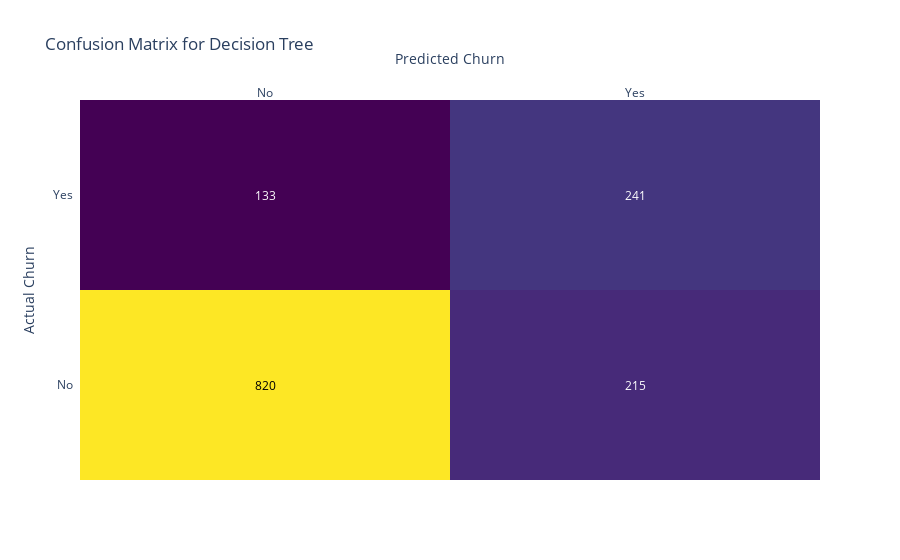
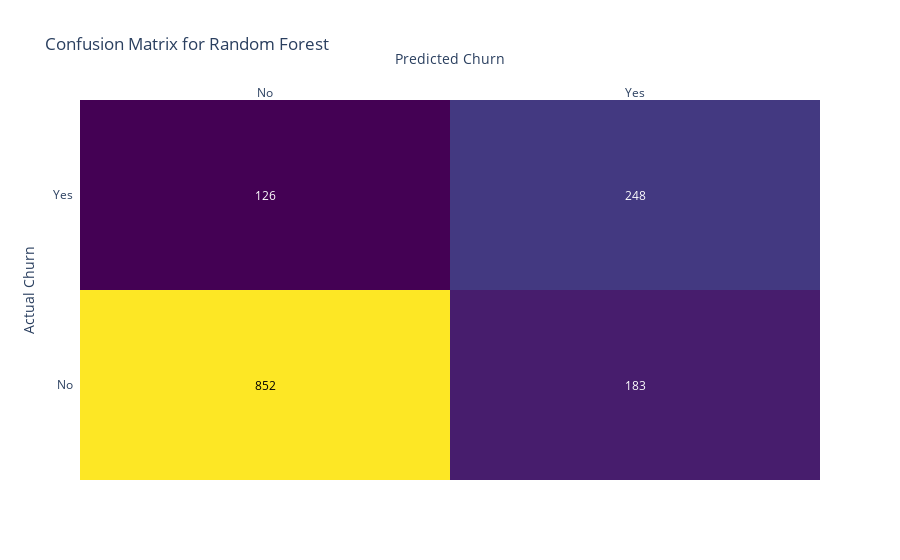
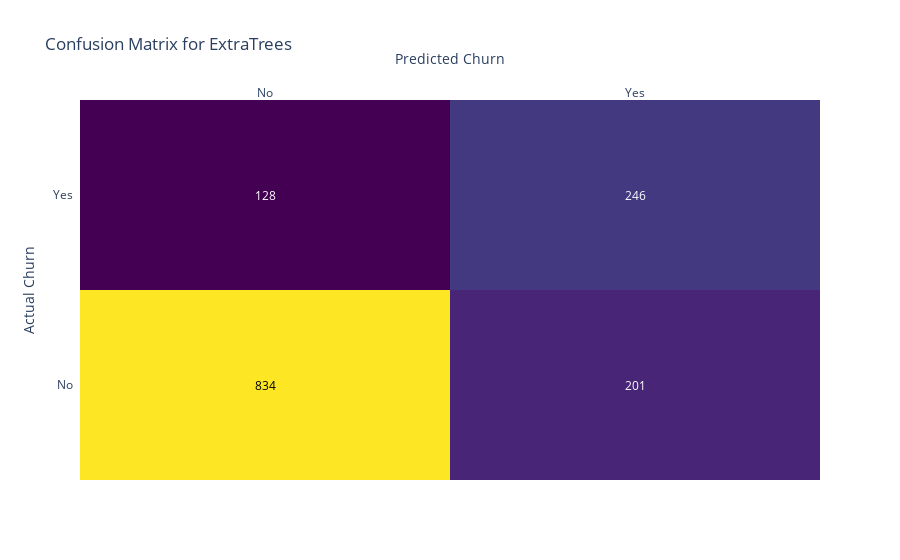
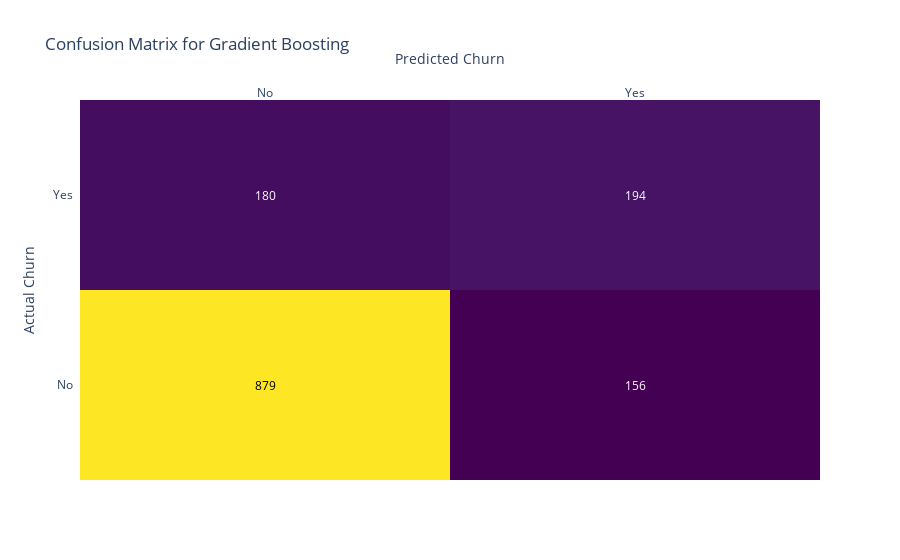

Notebook code cell kept with these figures, in order:
### Markdown cell above
# Evaluasi Model

### Code cell
import plotly.figure_factory as ff
from sklearn.metrics import roc_curve, auc, confusion_matrix

# Include your classifier instances and data splitting as before

classifiers = [
    ("Decision Tree", best_dt_model),
    ("Random Forest", best_rf_model),
    ("ExtraTrees", best_et_model),
    ("Gradient Boosting", best_gb_model),
    ("XGBoost", best_xgb_model),
    ("CatBoost", best_cat_model)
]

for classifier_name, classifier in classifiers:
    # Confusion Matrix
    y_pred = classifier.predict(X_test)
    cm = confusion_matrix(le.inverse_transform(y_test), le.inverse_transform(y_pred))

    fig = ff.create_annotated_heatmap(
        z=cm,
        x=["{}".format(label) for label in le.classes_],
        y=["{}".format(label) for label in le.classes_],
        colorscale="Viridis",
    )

    fig.update_layout(
        title="Confusion Matrix for {}".format(classifier_name),
        xaxis_title="Predicted Churn",
        yaxis_title="Actual Churn",
    )

    fig.show()

### Figure 1 — Plotly figure (JSON) as saved in the notebook; plotly's stock layout.template omitted (floating-point values rounded to 4 significant figures)
{"data": [{"colorscale": [[0, "#440154"], [0.1111, "#482878"], [0.2222, "#3e4989"], [0.3333, "#31688e"], [0.4444, "#26828e"], [0.5556, "#1f9e89"], [0.6667, "#35b779"], [0.7778, "#6ece58"], [0.8889, "#b5de2b"], [1, "#fde725"]], "reversescale": false, "showscale": false, "type": "heatmap", "x": ["No", "Yes"], "y": ["No", "Yes"], "z": [[820, 215], [133, 241]]}], "layout": {"annotations": [{"font": {"color": "#000000"}, "showarrow": false, "text": "820", "x": "No", "xref": "x", "y": "No", "yref": "y"}, {"font": {"color": "#FFFFFF"}, "showarrow": false, "text": "215", "x": "Yes", "xref": "x", "y": "No", "yref": "y"}, {"font": {"color": "#FFFFFF"}, "showarrow": false, "text": "133", "x": "No", "xref": "x", "y": "Yes", "yref": "y"}, {"font": {"color": "#FFFFFF"}, "showarrow": false, "text": "241", "x": "Yes", "xref": "x", "y": "Yes", "yref": "y"}], "title": {"text": "Confusion Matrix for Decision Tree"}, "xaxis": {"dtick": 1, "gridcolor": "rgb(0, 0, 0)", "side": "top", "ticks": "", "title": {"text": "Predicted Churn"}}, "yaxis": {"dtick": 1, "ticks": "", "ticksuffix": "  ", "title": {"text": "Actual Churn"}}}}

### Figure 2 — Plotly figure (JSON) as saved in the notebook; plotly's stock layout.template omitted (floating-point values rounded to 4 significant figures)
{"data": [{"colorscale": [[0, "#440154"], [0.1111, "#482878"], [0.2222, "#3e4989"], [0.3333, "#31688e"], [0.4444, "#26828e"], [0.5556, "#1f9e89"], [0.6667, "#35b779"], [0.7778, "#6ece58"], [0.8889, "#b5de2b"], [1, "#fde725"]], "reversescale": false, "showscale": false, "type": "heatmap", "x": ["No", "Yes"], "y": ["No", "Yes"], "z": [[852, 183], [126, 248]]}], "layout": {"annotations": [{"font": {"color": "#000000"}, "showarrow": false, "text": "852", "x": "No", "xref": "x", "y": "No", "yref": "y"}, {"font": {"color": "#FFFFFF"}, "showarrow": false, "text": "183", "x": "Yes", "xref": "x", "y": "No", "yref": "y"}, {"font": {"color": "#FFFFFF"}, "showarrow": false, "text": "126", "x": "No", "xref": "x", "y": "Yes", "yref": "y"}, {"font": {"color": "#FFFFFF"}, "showarrow": false, "text": "248", "x": "Yes", "xref": "x", "y": "Yes", "yref": "y"}], "title": {"text": "Confusion Matrix for Random Forest"}, "xaxis": {"dtick": 1, "gridcolor": "rgb(0, 0, 0)", "side": "top", "ticks": "", "title": {"text": "Predicted Churn"}}, "yaxis": {"dtick": 1, "ticks": "", "ticksuffix": "  ", "title": {"text": "Actual Churn"}}}}

### Figure 3 — Plotly figure (JSON) as saved in the notebook; plotly's stock layout.template omitted (floating-point values rounded to 4 significant figures)
{"data": [{"colorscale": [[0, "#440154"], [0.1111, "#482878"], [0.2222, "#3e4989"], [0.3333, "#31688e"], [0.4444, "#26828e"], [0.5556, "#1f9e89"], [0.6667, "#35b779"], [0.7778, "#6ece58"], [0.8889, "#b5de2b"], [1, "#fde725"]], "reversescale": false, "showscale": false, "type": "heatmap", "x": ["No", "Yes"], "y": ["No", "Yes"], "z": [[834, 201], [128, 246]]}], "layout": {"annotations": [{"font": {"color": "#000000"}, "showarrow": false, "text": "834", "x": "No", "xref": "x", "y": "No", "yref": "y"}, {"font": {"color": "#FFFFFF"}, "showarrow": false, "text": "201", "x": "Yes", "xref": "x", "y": "No", "yref": "y"}, {"font": {"color": "#FFFFFF"}, "showarrow": false, "text": "128", "x": "No", "xref": "x", "y": "Yes", "yref": "y"}, {"font": {"color": "#FFFFFF"}, "showarrow": false, "text": "246", "x": "Yes", "xref": "x", "y": "Yes", "yref": "y"}], "title": {"text": "Confusion Matrix for ExtraTrees"}, "xaxis": {"dtick": 1, "gridcolor": "rgb(0, 0, 0)", "side": "top", "ticks": "", "title": {"text": "Predicted Churn"}}, "yaxis": {"dtick": 1, "ticks": "", "ticksuffix": "  ", "title": {"text": "Actual Churn"}}}}

### Figure 4 — Plotly figure (JSON) as saved in the notebook; plotly's stock layout.template omitted (floating-point values rounded to 4 significant figures)
{"data": [{"colorscale": [[0, "#440154"], [0.1111, "#482878"], [0.2222, "#3e4989"], [0.3333, "#31688e"], [0.4444, "#26828e"], [0.5556, "#1f9e89"], [0.6667, "#35b779"], [0.7778, "#6ece58"], [0.8889, "#b5de2b"], [1, "#fde725"]], "reversescale": false, "showscale": false, "type": "heatmap", "x": ["No", "Yes"], "y": ["No", "Yes"], "z": [[879, 156], [180, 194]]}], "layout": {"annotations": [{"font": {"color": "#000000"}, "showarrow": false, "text": "879", "x": "No", "xref": "x", "y": "No", "yref": "y"}, {"font": {"color": "#FFFFFF"}, "showarrow": false, "text": "156", "x": "Yes", "xref": "x", "y": "No", "yref": "y"}, {"font": {"color": "#FFFFFF"}, "showarrow": false, "text": "180", "x": "No", "xref": "x", "y": "Yes", "yref": "y"}, {"font": {"color": "#FFFFFF"}, "showarrow": false, "text": "194", "x": "Yes", "xref": "x", "y": "Yes", "yref": "y"}], "title": {"text": "Confusion Matrix for Gradient Boosting"}, "xaxis": {"dtick": 1, "gridcolor": "rgb(0, 0, 0)", "side": "top", "ticks": "", "title": {"text": "Predicted Churn"}}, "yaxis": {"dtick": 1, "ticks": "", "ticksuffix": "  ", "title": {"text": "Actual Churn"}}}}
